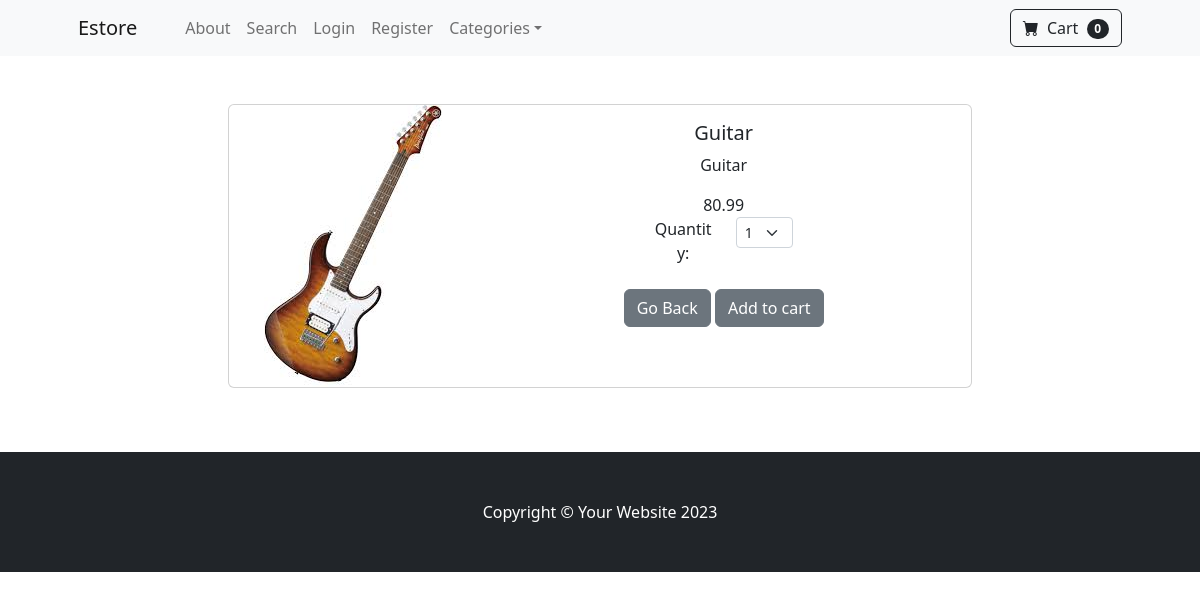
Page /product/3/ on the committed database.
### Estore/models.py (models this page shows, shortened)
class Product(models.Model):
    name = models.CharField(max_length=100)
    price = models.DecimalField(default=0, decimal_places=2, max_digits=7)
    category = models.ForeignKey(Category,on_delete=models.CASCADE,default = 1)
    description = models.CharField(max_length=1000,default = '',blank=True, null=True)
    image = models.ImageField(upload_to='upload/product/')
    is_sale = models.BooleanField(default = False)
    sale_price = models.DecimalField(default = 0 ,decimal_places= 2, max_digits=7)

### Estore/views.py (the view)
# urls.py: path('product/<int:pk>/',views.product, name="product"),
def product(request,pk):
    product = Product.objects.get(id=pk)
    return render(request,'product.html', {'product': product})

### cart/cart.py (called while the page is built)
    def __len__(self):#returns the length of the cart
        return len(self.cart)

### cart/context_processor.py (called while the page is built)
def cart(request):
    return {'cart': Cart(request)}

### Estore/templates/product.html (shortened to what this page needs)
{% extends 'base.html' %}
{% block content %}
<div class="container">
    <div class="row">
        <center>
            <div class="col-8">
                <br/><br/>
                <div class="card mb-3" >
                    <div class="row g-0">
                      <div class="col-md-4">
                        {% if product.is_sale %}
                        <div class="badge bg-dark text-white position-absolute" style="top: 0.5rem; right: 0.5rem">Sale</div>
                        <img src="{{product.image.url}}" class="img-fluid rounded-start" alt="...">
                      </div>
                      <div class="col-md-8">
                        <div class="card-body">
                          <h5 class="card-title">{{product.name}}</h5>
                          <p class="card-text">{{product.description}}</p>
                          <strike>{{product.price}}</strike>
                          {{product.sale_price}}
                          <div class="row justify-content-center">
                            <div class = "col-md-2">Quantity:</div>
                              <div class = "col-md-2">
                                <select class="form-select form-select-sm" id = "qty-cart">
                                  <option value="1">1</option>
                                  <option value="2">2</option>
                                  <option value="3">3</option>
                                </select>
                            </div>
                          </div>
                          {% else %}
                          <img src="{{product.image.url}}" class="img-fluid rounded-start" alt="...">
                      </div>
                      <div class="col-md-8">
                        <div class="card-body">
                          <h5 class="card-title">{{product.name}}</h5>
                          <p class="card-text">{{product.description}}</p>
                           {{product.price}}
                           <br>
                          <div class="row justify-content-center">
                            <div class = "col-md-2">Quantity:</div>
                              <div class = "col-md-2">
                                <select class="form-select form-select-sm" id = "qty-cart">
                                  <option value="1">1</option>
                                </select>
                            </div>
                          </div>
                          {% endif %}
                            <br>
                          <a href="{% url 'home' %}" class="btn btn-secondary">Go Back</a>
                          <button type = "button" class="btn btn-secondary" value = '{{ product.id }}' id ='add-cart' >Add to cart</button>
                        </div>
                      </div>
                    </div>
                  </div>
                <br/><br/>
        	</div>
        </center>
    </div>
</div>
{% endblock %}

### rows in the picture
Product: image (picture), name "Guitar", description "Guitar", price "80.99"

### other values in the picture
{{ cart|length }} "0"
